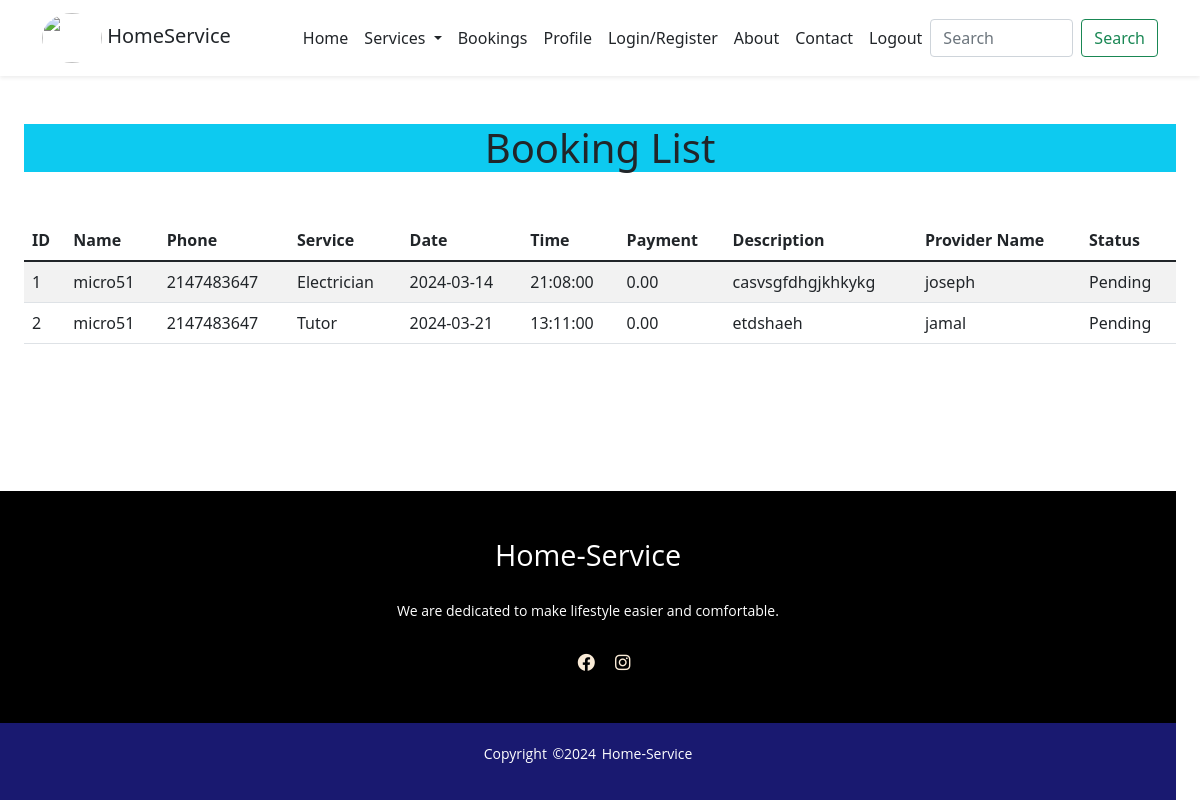
Page /bookings.php (signed in) on the committed database.
### tables this page shows
CREATE TABLE `request` (
  `id` int(11) NOT NULL,
  `name` varchar(255) NOT NULL,
  `phone` varchar(15) NOT NULL,
  `service` varchar(255) NOT NULL,
  `date` date NOT NULL,
  `time` time NOT NULL,
  `payment` decimal(10,2) NOT NULL,
  `des` text DEFAULT NULL,
  `providerName` varchar(255) NOT NULL,
  `status` varchar(50) NOT NULL DEFAULT 'Pending'
);

### bookings.php (the view, shortened to what this page needs)
<?php
if(isset($_SESSION['username'])){
    $l_username=$_SESSION['username'];
}
else{
    echo "<script>alert('Don't access from URL')</script>";
    echo "<script>location.href='providerLogin.php'</script>";
}
include 'config.php';
?>
<!DOCTYPE html>
<html lang="en">
<head>
    <link rel="stylesheet" href="./css/index.css">
    <link href="https://cdn.jsdelivr.net/npm/bootstrap@5.1.3/dist/css/bootstrap.min.css" rel="stylesheet"
 />
    <link rel="stylesheet" href="https://cdnjs.cloudflare.com/ajax/libs/font-awesome/6.1.2/css/all.min.css">
</head>
<body>
    <nav class="navbar sticky-top navbar-expand-lg navbar-warning bg-white shadow-sm">
        <div class="container">
            <a class="navbar-brand text-dark" href="index.php">
                <img src="img/logo2.jpg" class="rounded-circle" alt="" width="60"
                    height="50" >
                HomeService</a>
            <div class="collapse navbar-collapse" id="navbarSupportedContent">
            <ul class="navbar-nav me-auto mb-2 mb-lg-0 mx-5">
                    <li class="nav-item ">
                        <a class="nav-link active text-dark" aria-current="page" href="index.php">Home</a>
                    </li>
                    <li class="nav-item dropdown">
                        <a class="nav-link dropdown-toggle text-dark" href="#" id="navbarDropdown" role="button"
                            data-bs-toggle="dropdown" aria-expanded="false">
                            Services
                        </a>
                    </li>
                    <li class="nav-item">
                        <a class="nav-link text-dark" href="bookings.php">Bookings</a>
                    </li>
                    <li class="nav-item">
                        <a class="nav-link text-dark" href="profileUser.php">Profile</a>
                    </li>
                    <li class="nav-item">
                        <a class="nav-link text-dark" href="login.html">Login/Register</a>
                    </li>
                    <li class="nav-item ">
                        <a class="nav-link text-dark" href="about.html">About</a>
                    </li>
                    <li class="nav-item">
                        <a class="nav-link text-dark" href="contact.html">Contact</a>
                    </li>
                    <li class="nav-item">
                        <a class="nav-link text-dark" href="logout.php">Logout</a>
                    </li>
                </ul>
                <form class="d-flex" action="search.php" method="post">
                    <input class="form-control me-2" type="search" name="search" placeholder="Search" aria-label="Search" />
                    <button class="btn btn-outline-success" name="searchh "type="submit">
                        Search
                    </button>
                </form>
            </div>
        </div>
    </nav>
    <div class="container-fluid">
        <div class="container-fluid">
            <h1 class="mt-5 mb-5 text-center bg-info">Booking List</h1>
            <table class="table table-white table-striped table-hover">
                <thead>
                    <tr>
                        <th scope="col">ID</th>
                        <th scope="col">Name</th>
                        <th scope="col">Phone</th>
                        <th scope="col">Service</th>
                        <th scope="col">Date</th>
                        <th scope="col">Time</th>
                        <th scope="col">Payment</th>
                        <th scope="col">Description</th>
                        <th scope="col">Provider Name</th>
                        <th scope="col">Status</th>
                    </tr>
                </thead>
                <tbody>
                    <?php
                    $allData = mysqli_query($conn, "SELECT * FROM `request` WHERE name='$l_username'");
                    if ($allData) {
                        if (mysqli_num_rows($allData) > 0) {
                            while ($row = mysqli_fetch_assoc($allData)) {
                                echo "<tr>
                                        <td>{$row['id']}</td>
                                        <td>{$row['name']}</td>
                                        <td>{$row['phone']}</td>
                                        <td>{$row['service']}</td>
                                        <td>{$row['date']}</td>
                                        <td>{$row['time']}</td>
                                        <td>{$row['payment']}</td>
                                        <td>{$row['des']}</td>
                                        <td>{$row['providerName']}</td>
                                        <td>{$row['status']}</td>
                                    </tr>";
                            }
                        } else {
                            echo "<tr><td colspan='10' class='text-center'>No bookings available</td></tr>";
                        }
                    } else {
                        echo "Error: " . mysqli_error($conn);
                    }
                    ?>
                </tbody>
            </table>
        </div>
    </div>
        <footer class="fixed-bottom mt-5">
            <div class="footer-content">
                <h3>Home-Service</h3>
                <p>We are dedicated to make lifestyle easier and comfortable.</p>
                <ul class="socials">
                    <li><a href="#"><i class="fa-brands fa-facebook"></i></a></li>
                    <li><a href="#"><i class="fa-brands fa-instagram"></i></a></li>
                </ul>
            </div>
            <div class="footer-bottom">
            <p>copyright &copy;2024 Home-Service</span></p>
            </div>
        </footer>
</body>
</html>

### css/index.css (style rules this page uses)
footer { position: absolute; background:black ; height: auto; width: 98vw; font-family: "Open Sans"; padding-top: 40px; color: white; }
.footer-content { display: flex; align-items: center; justify-content: center; flex-direction: column; text-align: center; }
.footer-content h3 { font-size: 1.8rem; font-weight: 400; text-transform: capitalize; line-height: 3rem; }
.footer-content p { max-width: 500px; margin: 10px auto; line-height: 28px; font-size: 14px; }
.socials { list-style: none; display: flex; align-items: center; justify-content: center; margin: 1rem 0 3rem 0; }
.socials li { margin: 0 10px; }
.socials a { text-decoration: none; color: antiquewhite; }
.socials a i { font-size: 1.1rem; transition: color .5s ease; }
.footer-bottom { background-color: midnightblue; width: 98vw; padding: 20px 0; text-align: center; }
.footer-bottom p { font-size: 14px; word-spacing: 2px; text-transform: capitalize; }

### rows in the picture
request: id "1", name "micro51", phone "2147483647", service "Electrician", date "2024-03-14", time "21:08:00", payment "0.00", des "casvsgfdhgjkhkykg", providerName "joseph", status "Pending"
request: id "2", name "micro51", phone "2147483647", service "Tutor", date "2024-03-21", time "13:11:00", payment "0.00", des "etdshaeh", providerName "jamal", status "Pending"
